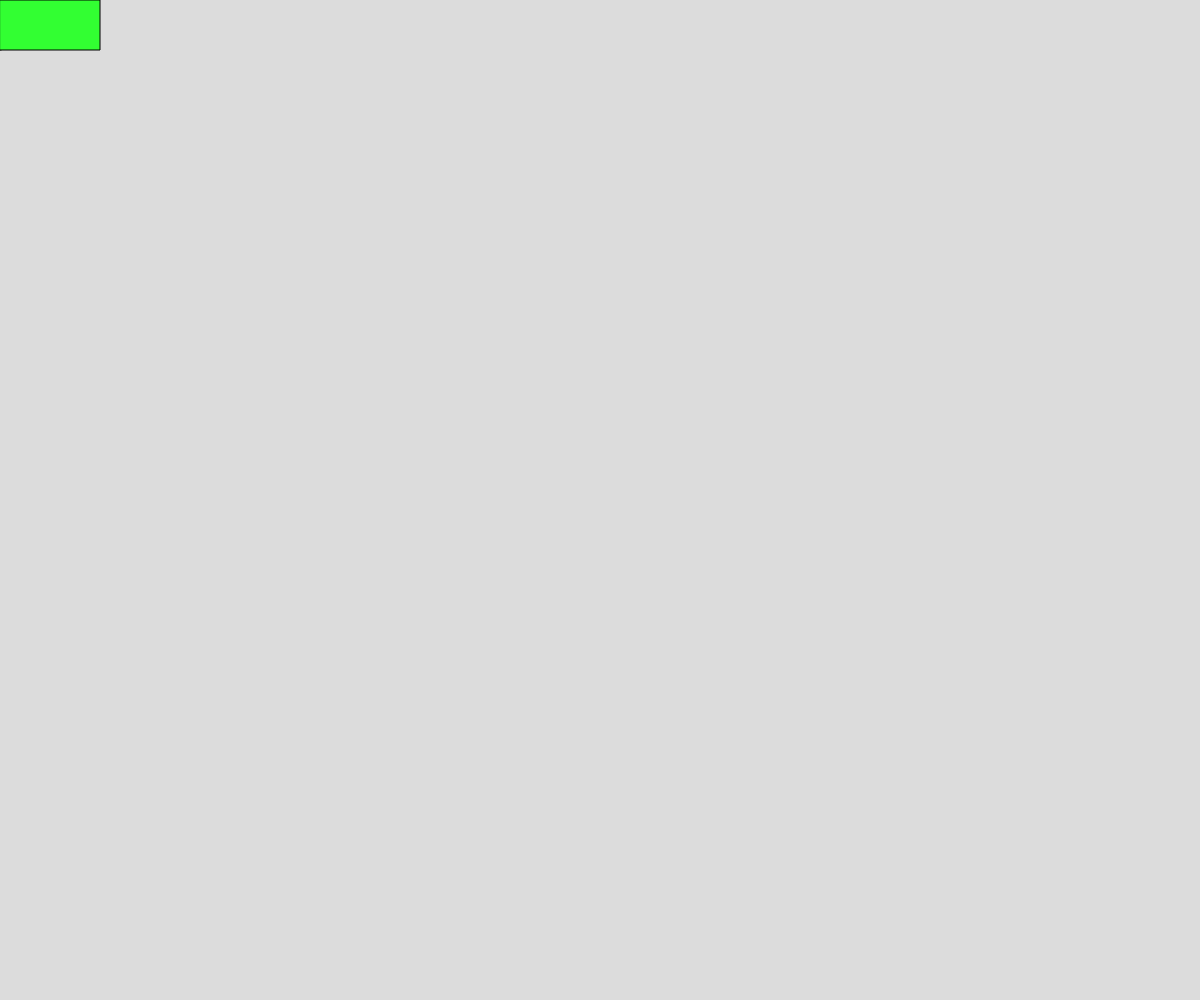
Frame 1 (no input)
Frame 60 (no input): identical to frame 1, image omitted
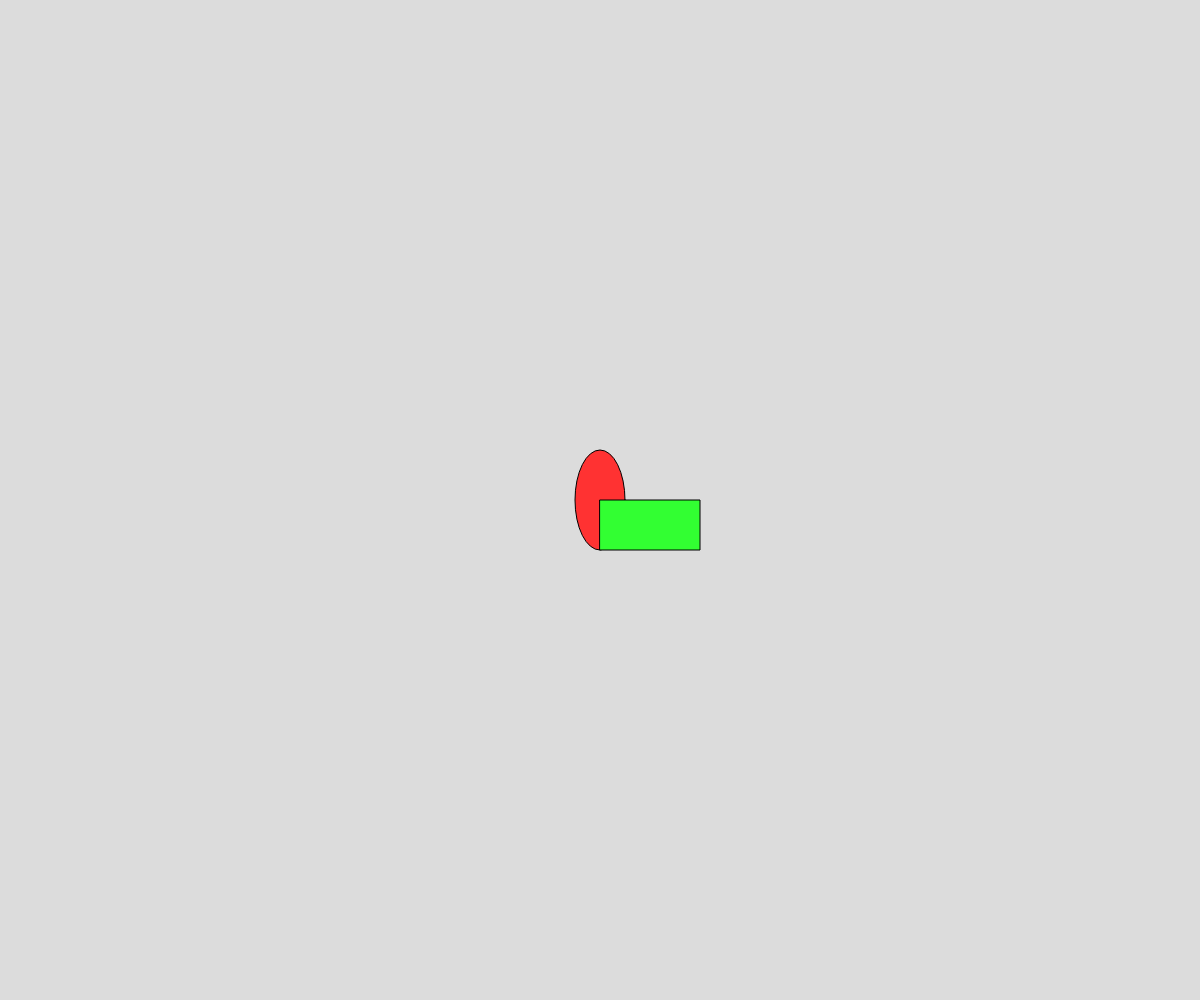
Frame 120 (the mouse pressed at the canvas centre since frame 60)

The p5.js sketch that drew these frames (run headless with seeded random() and noise() and a simulated clock; from frame 60 on, the mouse is pressed at the canvas centre):

// p5.js sketch
// ── sketch.js
// Project Title
// Your Name
// Date
//
// Extra for Experts:
// - describe what you did to take this project "above and beyond"

function setup() {
  createCanvas(windowWidth, windowHeight);
}

function draw() {
  background(220);
  fill(255, 50, 50);
  ellipse(mouseX,mouseY,50,100);
  fill(50, 255, 50);
  rect(mouseX, mouseY, 100, 50);
}
